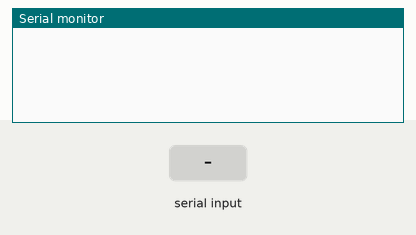
The sketch below on a simulated Arduino Leonardo, built with avr-gcc and run on an emulated ATmega32U4. Parts: the last lines printed to the serial monitor. Inputs (shaded band) come from the test bench.

Above: at 1.2 s.
1.3 s: "90,45\n" received over Serial
At 1.9 s:
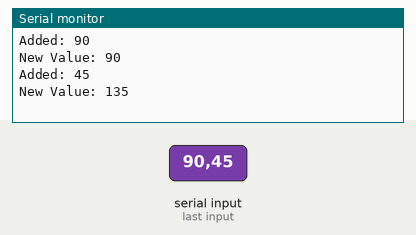
2.8 s: "30,150\n" received over Serial
At 4.8 s:
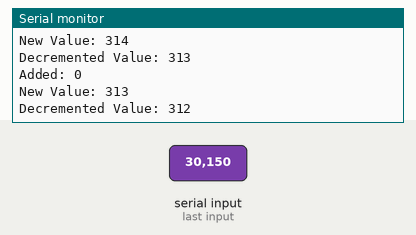
Timing chart, 0 to 6.3 s (numbered marks = the images above; inputs shaded):
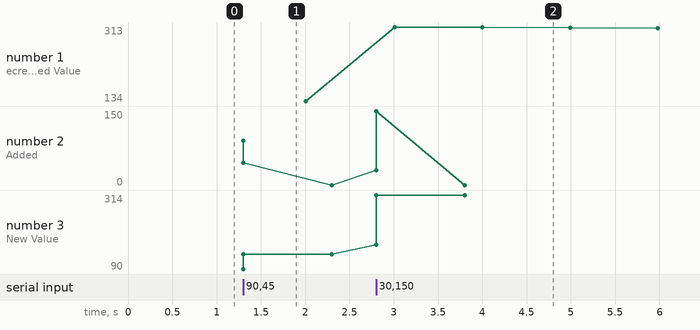

The sketch:

FreeRTOS.ino
```cpp
#include <Arduino_FreeRTOS.h>

// Globaali muuttuja, joka tallentaa lukeman
volatile int sharedValue = 0;

// Määritellään kaksi tehtävää
void TaskReadSerial( void *pvParameters );
void TaskDecrement( void *pvParameters );

void setup() {
  // Aloita sarjayhteys
  Serial.begin(9600);

  // Odotetaan, että sarjaportti kytkeytyy (esim. Leonardo, Micro, jne.)
  while (!Serial) {
    ; // Odotetaan
  }

  // Luodaan tehtävät
  xTaskCreate(
    TaskReadSerial,  // Tehtävä, joka lukee sarjaporttia
    "ReadSerial",    // Tehtävän nimi
    128,             // Stack-koko
    NULL,            // Parametrit (ei käytössä tässä)
    2,               // Prioriteetti (2 korkeampi kuin TaskDecrement)
    NULL);           // Task-handle (ei tarvita tässä)

  xTaskCreate(
    TaskDecrement,   // Tehtävä, joka vähentää muuttujan arvoa
    "Decrement",     // Tehtävän nimi
    128,             // Stack-koko
    NULL,            // Parametrit (ei käytössä tässä)
    1,               // Prioriteetti (alhaisempi kuin TaskReadSerial)
    NULL);           // Task-handle (ei tarvita tässä)

  // FreeRTOS aloittaa tehtävien ajamisen automaattisesti
}

void loop() {
  // loop() jätetään tyhjäksi, koska FreeRTOS hoitaa tehtävien ajon
}

/*--------------------------------------------------*/
/*---------------------- Tasks ---------------------*/
/*--------------------------------------------------*/

// Tehtävä 1: Lukee sarjaportista numeroita ja lisää ne sharedValue-muuttujaan
void TaskReadSerial(void *pvParameters) {
  (void) pvParameters;

  for (;;) {
    if (Serial.available() > 0) {
      int incomingValue = Serial.parseInt();  // Luetaan sarjaportista luku

      // Päivitetään sharedValue
      sharedValue += incomingValue;
      Serial.print("Added: ");
      Serial.println(incomingValue);
      Serial.print("New Value: ");
      Serial.println(sharedValue);
    }

    vTaskDelay(10 / portTICK_PERIOD_MS);  // Viive 10 ms seuraavaa tarkistusta varten
  }
}

// Tehtävä 2: Vähentää sharedValue-muuttujaa kerran sekunnissa, jos arvo on yli 0
void TaskDecrement(void *pvParameters) {
  (void) pvParameters;

  for (;;) {
    if (sharedValue > 0) {
      sharedValue--;  // Vähennetään arvoa
      Serial.print("Decremented Value: ");
      Serial.println(sharedValue);
    }

    vTaskDelay(1000 / portTICK_PERIOD_MS);  // Odotetaan 1 sekunti
  }
}
```

Measured:
- after the input at 1.3 s, the serial monitor: prints a new line at once (image 1)
- after the input at 2.8 s, the serial monitor: prints a new line at once (image 2)
- plotted number 1: 134 → 306 after the input at 2.8 s
- plotted number 3: 134 → 313 after the input at 2.8 s
